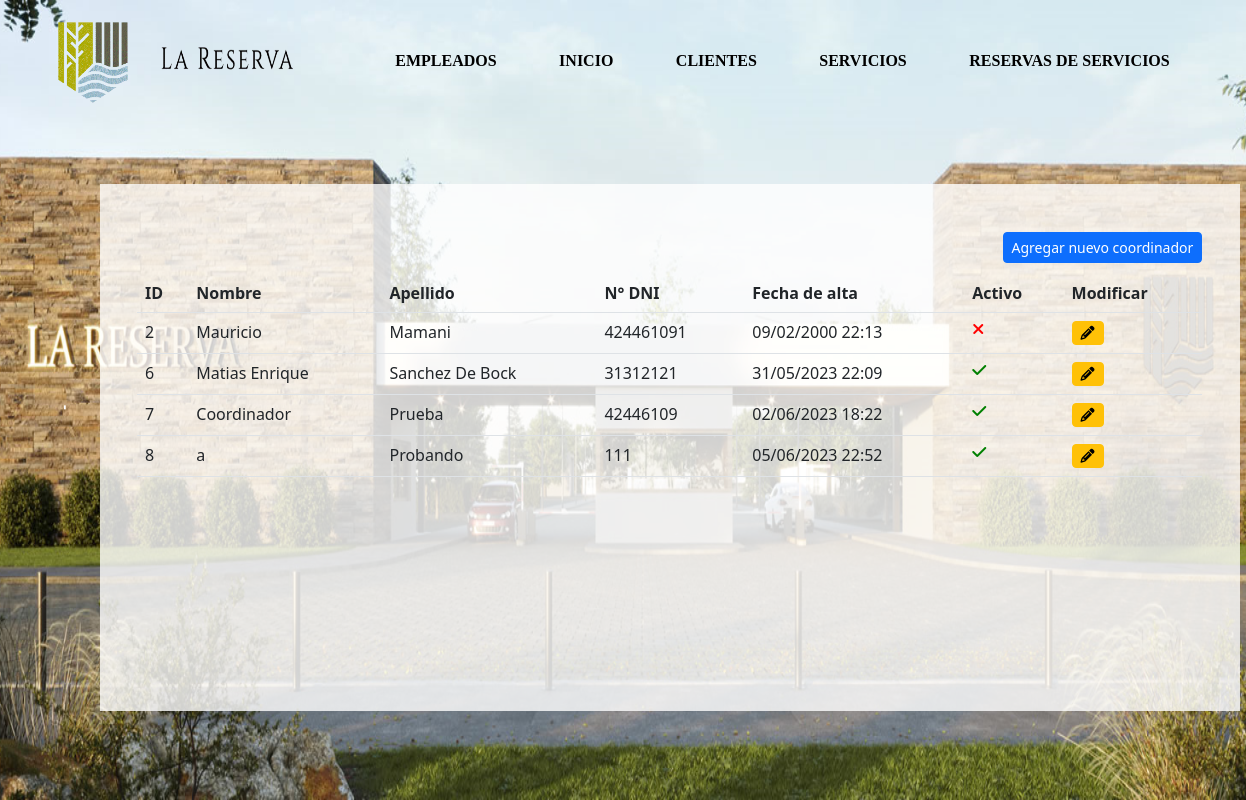
Page /reservas/coordinadores/listado/ on the earlier database version.
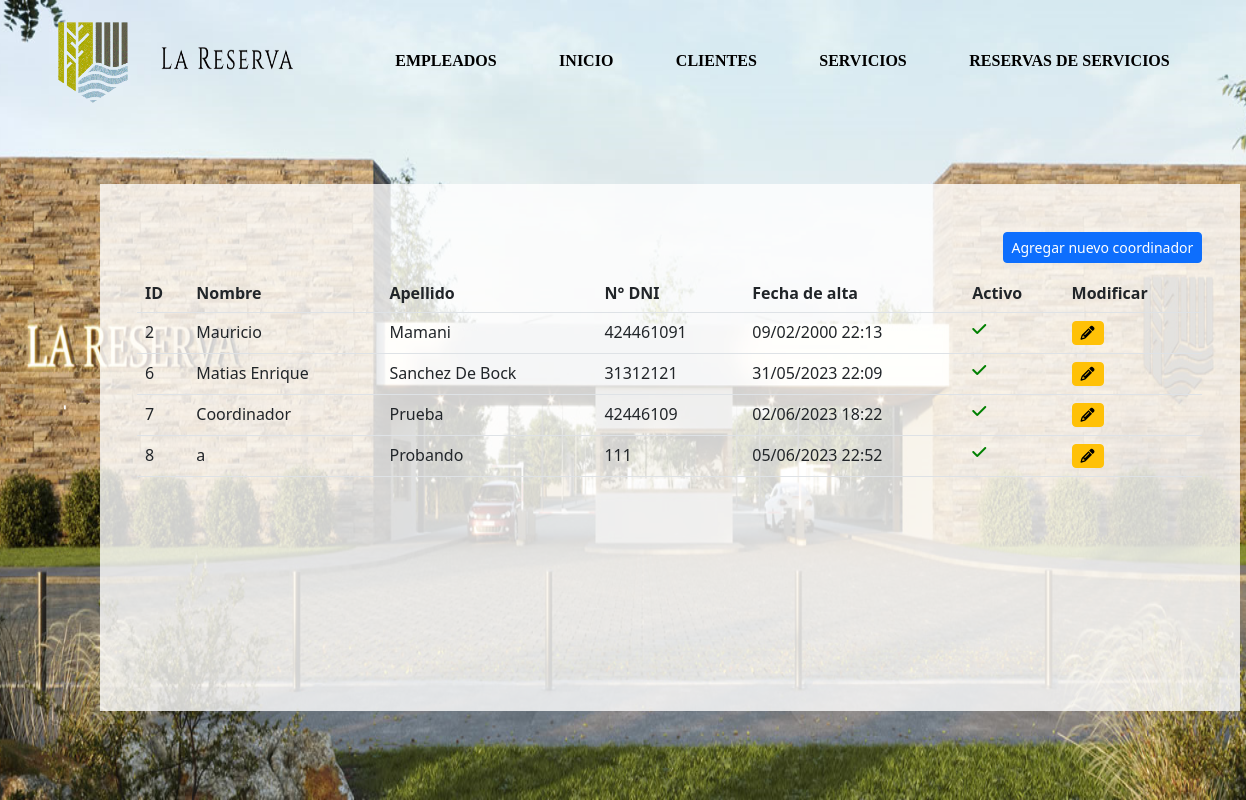
Same page on the later database version.
### reservas/models.py (models this page shows, shortened)
class Coordinador(models.Model):
    nombre = models.CharField(verbose_name="Nombre",max_length=50)
    apellido = models.CharField(verbose_name="Apellido",max_length=50)
    numero_documento = models.IntegerField(verbose_name="Numero de documento", unique=True)
    fecha_alta = models.DateTimeField(verbose_name="Fecha de alta",auto_now_add=True)
    activo = models.BooleanField(verbose_name="Activo",default=True)

### reservas/views.py (the view)
# urls.py: path('coordinadores/listado/', views.listado_coordinadores, name="listado_coordinadores"),
def listado_coordinadores(request):
    coordinadores = Coordinador.objects.all()
    context = {
        "coordinadores": coordinadores
    }
    return render(request, "reservas/listar_coordinador.html", context)

### reservas/templates/reservas/listar_coordinador.html (shortened to what this page needs)
{% load static %}
<link rel="stylesheet" href="{% static 'css/home.css' %}">
 <link rel="stylesheet" href="{% static 'css/listados.css' %}" />
 <link rel="stylesheet" href="https://cdnjs.cloudflare.com/ajax/libs/font-awesome/6.2.1/css/all.min.css" />
 <link rel="stylesheet" href="https://cdn.jsdelivr.net/npm/bootstrap@5.2.3/dist/css/bootstrap.min.css" />
<div class="cabecera">
    <div>
        <img src="{% static 'img/BANNER-01.png' %}" alt="" width="100%" id="fondo">
    </div>
    <div class="navegar">
        <div id="div_logo">
            <img src="{% static 'img/resetImage.png' %}" alt="" id="logo">
            <img src="{% static 'img/resetImage (1).png' %}" alt="" id="logo_letra">
        </div>
        <div id="nav">
            <a href="{% url 'listado_empleados' %}" class="a">EMPLEADOS</a>
            <a href="{% url 'home' %}" class="a">INICIO</a>
            <a href="{% url 'listado_clientes' %}" class="a">CLIENTES</a>
            <a href="{% url 'listado_servicios' %}" class="a">SERVICIOS</a>
            <a href="{% url 'listado_reservas_de_servicios' %}" class="a">RESERVAS DE SERVICIOS</a>
        </div>
    </div>
    {% load tz %}
    <div class="container mt-4" id="tabla">
        <div class="row">
            <div class="col-sm-12 col-md-12 col-lg-12 col-xl-12">
                <a href="{% url 'registrar_coordinador' %}" id="nuevo"><button class='btn btn-sm btn-primary'>Agregar nuevo coordinador</button></a>
                <div class="table-responsive" id="div1">
                    <table id="listado" class="table">
                        <thead>
                            <tr>
                                <th>ID</th>
                                <th>Nombre</th>
                                <th>Apellido</th>
                                <th>N° DNI</th>
                                <th>Fecha de alta</th>
                                <th>Activo</th>
                                <th>Modificar</th>
                            </tr>
                        </thead>
                        <tbody>
                            {% for coordinador in coordinadores %}
                            <tr>
                                <td>{{coordinador.id}}</td>
                                <td>{{coordinador.nombre}}</td>
                                <td>{{coordinador.apellido}}</td>
                                <td>{{coordinador.numero_documento}}</td>
                                <td>{{coordinador.fecha_alta|localtime|date:"d/m/Y H:i"}}</td>
                                {% if coordinador.activo %}
                                    <td><a href="{% url 'desactivar_coordinador' coordinador.id %}"><i class='fa-solid fa-check' style='color: green;'></a></td>
                                {% else %}
                                    <td><a href="{% url 'activar_coordinador' coordinador.id %}"><i class='fa-solid fa-xmark' style='color: red;'></a></td>
                                {% endif %}
                                <td><a href="{% url 'modificar_coordinador' coordinador.id %}"><button class='btn btn-sm btn-warning'><i class='fa-solid fa-pencil'></i></button></a></td>
                            </tr>
                            {% endfor %}
                        </tbody>
                    </table>
                </div>
            </div>
        </div>
    </div>
</div>

Differences in the rows shown:
changed Coordinador "Mauricio": activo False → True (drawn)
